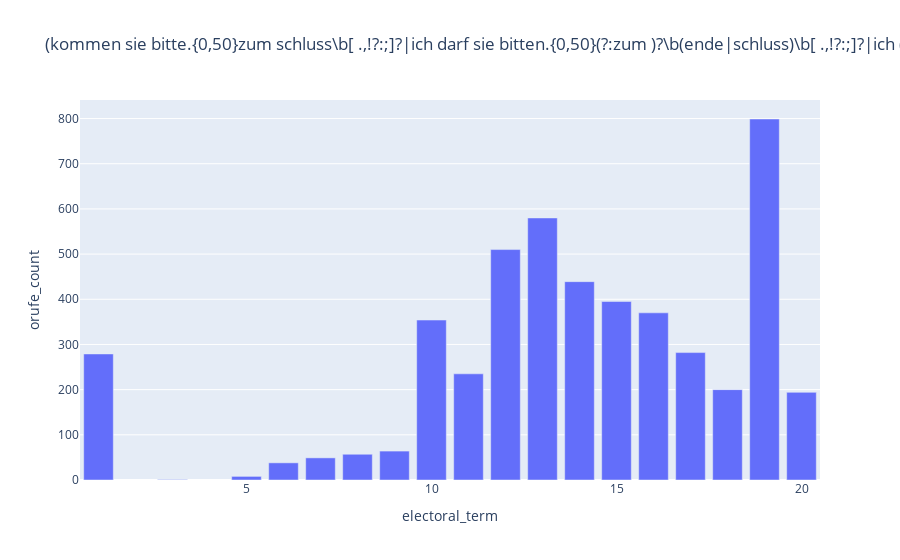

The cell this chart's notebook holds for it:
### Code cell
oruf_pattern = r"ordnungsruf|ich rufe[^.?!]*zur ordnung"
mahnung_pattern = r"ich mahne"
df_by_term(redezeit_viel,redezeit_pattern_viel)

### Figure 1 — Plotly figure (JSON) as saved in the notebook; plotly's stock layout.template omitted (floating-point values rounded to 4 significant figures)
{"data": [{"alignmentgroup": "True", "hovertemplate": "electoral_term=%{x}<br>orufe_count=%{y}<extra></extra>", "legendgroup": "", "marker": {"color": "#636efa", "pattern": {"shape": ""}}, "name": "", "offsetgroup": "", "orientation": "v", "showlegend": false, "textposition": "auto", "type": "bar", "x": [1, 3, 5, 6, 7, 8, 9, 10, 11, 12, 13, 14, 15, 16, 17, 18, 19, 20], "xaxis": "x", "y": [279, 1, 8, 38, 49, 57, 64, 354, 235, 510, 580, 439, 395, 370, 282, 200, 799, 194], "yaxis": "y"}], "layout": {"barmode": "relative", "legend": {"tracegroupgap": 0}, "title": {"text": "(kommen sie bitte.{0,50}zum schluss\\b[ .,!?:;]?|ich darf sie bitten.{0,50}(?:zum )?\\b(ende|schluss)\\b[ .,!?:;]?|ich (muss|möchte) sie (bitten|auffordern).{0,50}(?:zum )?\\b(ende|schluss)\\b[ .,!?:;]?|(die|ihre) redezeit (ist|war).{0,50}\\b(abgelaufen|überschritten|vorbei|zu ende|um|beendet)\\b[ .,!?:;]?|(die|ihre) redezeit.{0,50}\\b(abgelaufen|überschritten|vorbei|zu ende|um|beendet).{0,50}\\b[ .,!?:;]? (ist|war)|(die|ihre) redezeit.{0,50}\\büberschritten|ich entziehe ihnen das wort\\b[ .,!?:;]?|bitte.{0,50}beenden sie.{0,50}\\bausführungen\\b[ .,!?:;]?|(ich erinnere|denken sie).{0,50}an die redezeit\\b[ .,!?:;]?|(die|ihre) redezeit erinnern\\b[ .,!?:;]?|über ihrer? redezeit\\b[ .,!?:;]?)"}, "xaxis": {"anchor": "y", "domain": [0, 1], "title": {"text": "electoral_term"}}, "yaxis": {"anchor": "x", "domain": [0, 1], "title": {"text": "orufe_count"}}}}
